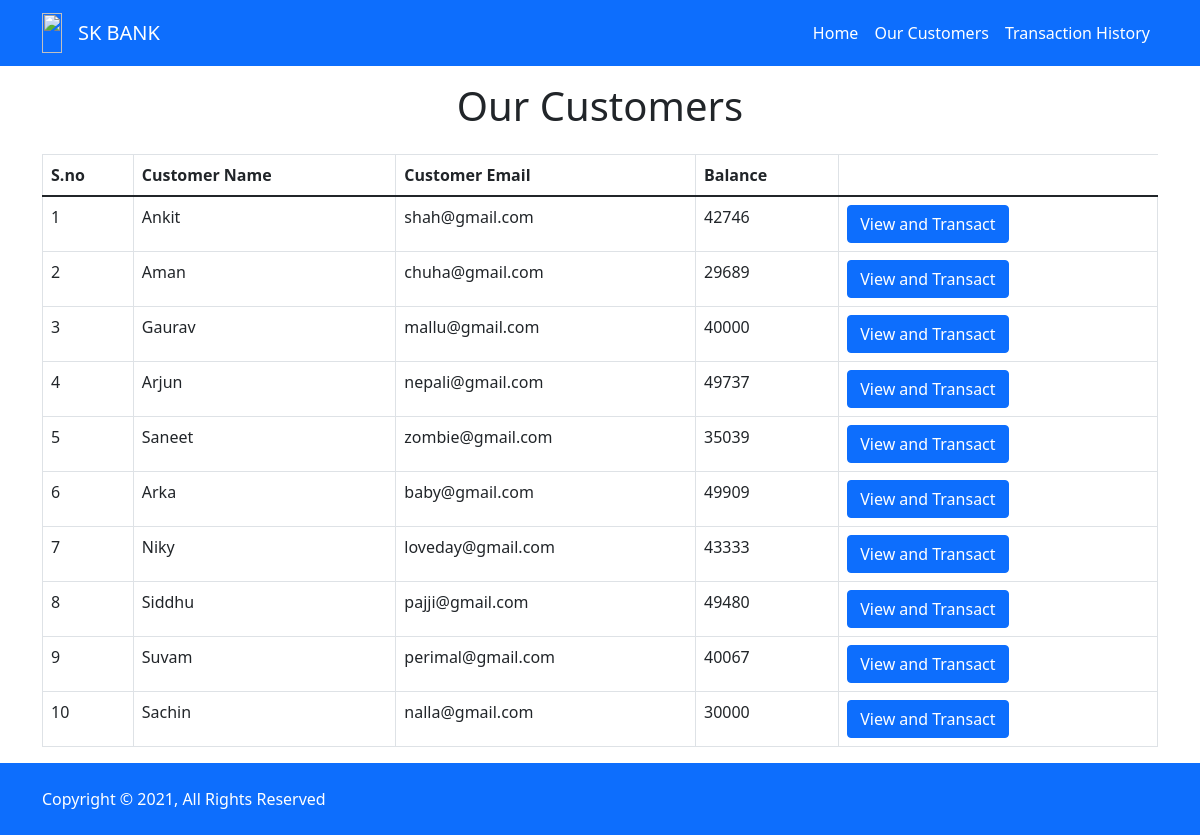
The page /customers.php on the database its author committed.
### tables this page shows
CREATE TABLE `users` (
  `id` int(255) NOT NULL,
  `name` varchar(255) NOT NULL,
  `email` varchar(255) NOT NULL,
  `balance` int(255) NOT NULL
);

### customers.php (the view, shortened to what this page needs)
<!DOCTYPE html>
<html lang="en">
<head>
  <link rel="stylesheet" href="./style.css" />
  <link href="https://cdn.jsdelivr.net/npm/bootstrap@5.1.3/dist/css/bootstrap.min.css" rel="stylesheet" />
</head>
<body>
  <?php include "./includes/nav.php"  ?>
  <section class="customer-data">
    <div class="container">
      <h1 class="mt-3 text-center">Our Customers</h1>
      <table class="table mt-4 table-responsive table-bordered table-hover">
        <thead>
          <tr>
            <th scope="col">S.no</th>
            <th scope="col">Customer Name</th>
            <th scope="col">Customer Email</th>
            <th scope="col">Balance</th>
          </tr>
        </thead>
        <tbody>
          <?php
          include "./includes/config.php";
          $sql = "SELECT * FROM `users`";
          $query = mysqli_query($conn, $sql);
          while ($results = mysqli_fetch_assoc($query)) {
          ?>
            <tr>
              <td><?php echo $results['id']   ?></td>
              <td><?php echo $results['name']   ?></td>
              <td><?php echo $results['email']   ?></td>
              <td><?php echo $results['balance']   ?></td>
              <td>
                <a href="transfer.php?id= <?php echo $results['id']; ?>"> <button class="btn btn-primary">View and Transact</button></a>
              </td>
            </tr>
          <?php
          }
          ?>
        </tbody>
      </table>
    </div>
  </section>
  <?php include "./includes/footer.php" ?>
</body>
</html>

### includes/nav.php (shortened to what this page needs)
<header>
  <nav class="navbar navbar-expand-lg navbar-dark bg-primary">
    <div class="container">
      <a class="navbar-brand" href="./index.php"><img style="height: 40px; width:100%;" class="img-fluid" src="./images/logo.png" alt=""></a>
      <a class="navbar-brand" href="./index.php">SK BANK</a>
      <div class="collapse navbar-collapse" id="navbarSupportedContent">
        <ul class="navbar-nav ms-auto mb-2 mb-lg-0">
          <li class="nav-item">
            <a class="nav-link" aria-current="page" href="./index.php">Home</a>
          </li>
          <li class="nav-item">
            <a class="nav-link" href="./customers.php">Our Customers</a>
          </li>
          <li class="nav-item">
            <a class="nav-link" href="./transactions.php">Transaction History</a>
          </li>
        </ul>
      </div>
    </div>
  </nav>
</header>

### includes/footer.php
<footer class="footer" style="margin-top: auto;">
    <div class="py-4 copyright">
        <div class="container">
            <div class="row align-items-center">
                <div class="col-md-6 text-center text-md-start">
                    <p class="text-sm mb-md-0">Copyright © 2021, All Rights Reserved</p>
                </div>
            </div>
        </div>
    </div>
</footer>

### style.css (style rules this page uses)
* { padding: 0; margin: 0; box-sizing: border-box; }
body { font-family: 'Poppins', sans-serif; }
header .navbar-dark .navbar-nav .nav-link { color: rgb(255,255,255); }
header .navbar .navbar-nav { font-weight: 500; }
.copyright { background: #0d6efd; }
.copyright p, .copyright a { color: white; text-decoration: none; }

### rows shown on the page
users: id "1", name "Ankit", email "shah@gmail.com", balance "42746"
users: id "2", name "Aman", email "chuha@gmail.com", balance "29689"
users: id "3", name "Gaurav", email "mallu@gmail.com", balance "40000"
users: id "4", name "Arjun", email "nepali@gmail.com", balance "49737"
users: id "5", name "Saneet", email "zombie@gmail.com", balance "35039"
users: id "6", name "Arka", email "baby@gmail.com", balance "49909"
users: id "7", name "Niky", email "loveday@gmail.com", balance "43333"
users: id "8", name "Siddhu", email "pajji@gmail.com", balance "49480"
users: id "9", name "Suvam", email "perimal@gmail.com", balance "40067"
users: id "10", name "Sachin", email "nalla@gmail.com", balance "30000"
